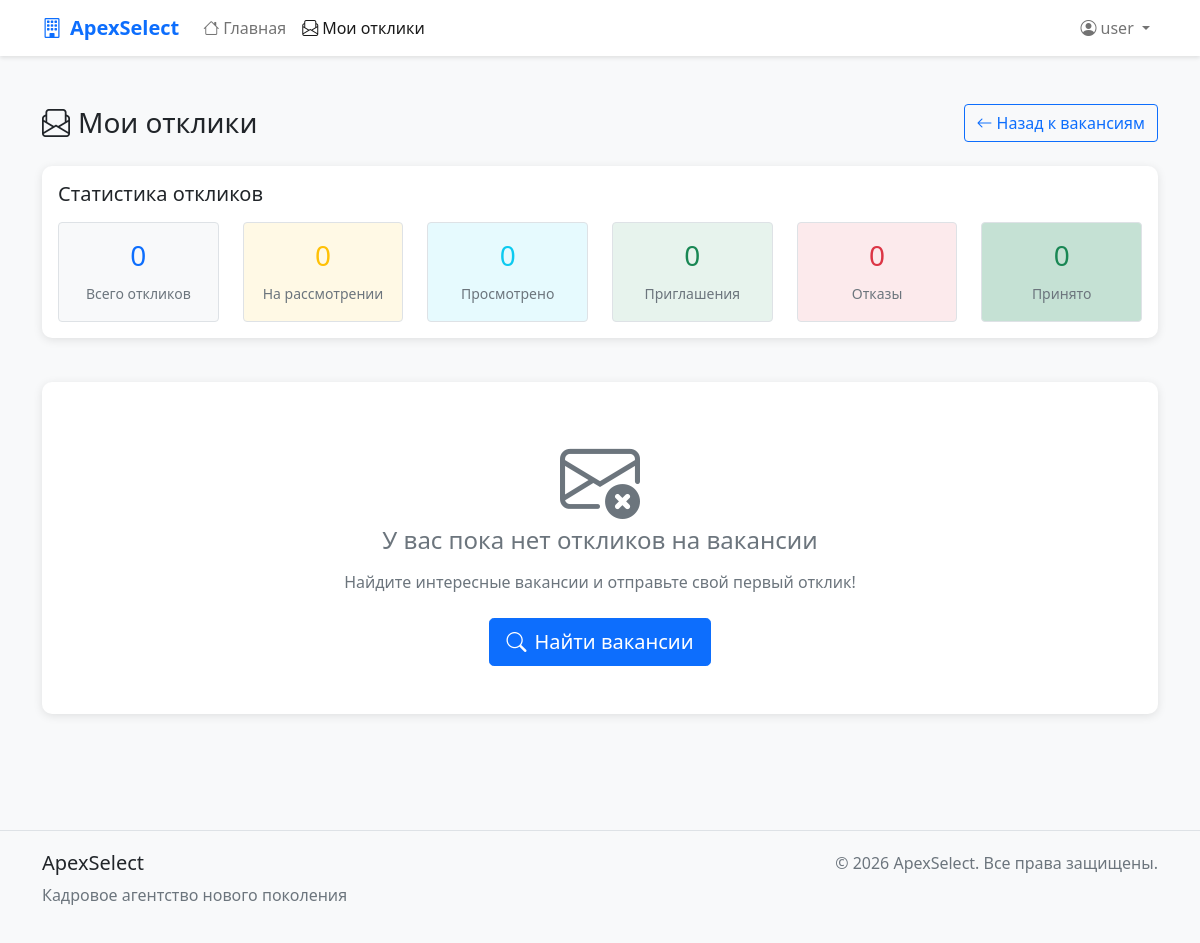
Before: /my-responses/ (signed in) with the older database file.
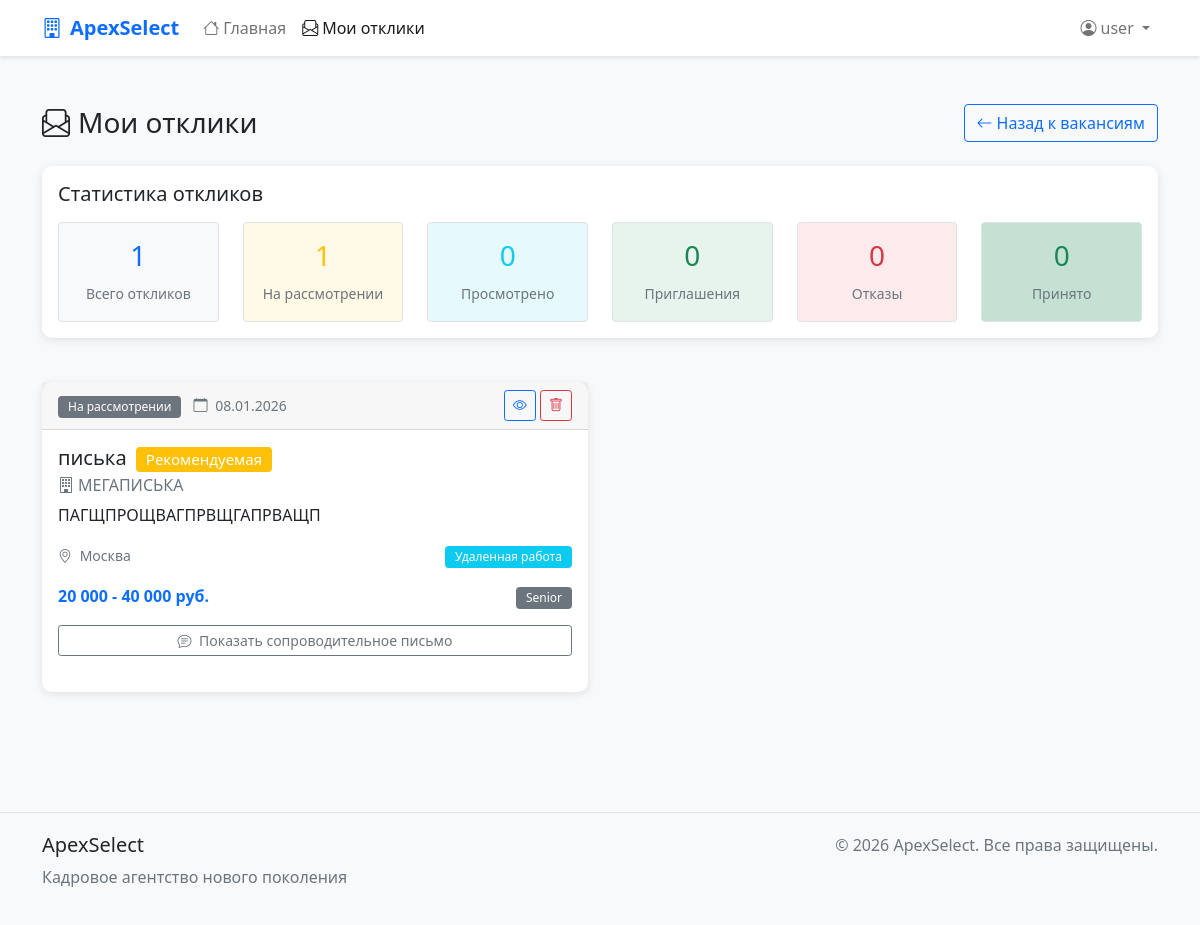
After: the same page with the newer database file.
### apexSelect/models.py (models this page shows, shortened)
class Vacancy(models.Model):
    STATUS_CHOICES = [
        ('draft', _('Черновик')),
        ('published', _('Опубликована')),
        ('closed', _('Закрыта')),
        ('archived', _('В архиве')),
    ]
    EMPLOYMENT_TYPE_CHOICES = [
        ('full_time', _('Полная занятость')),
        ('part_time', _('Частичная занятость')),
        ('remote', _('Удаленная работа')),
        ('freelance', _('Фриланс')),
        ('internship', _('Стажировка')),
    ]
    EXPERIENCE_CHOICES = [
        ('no_experience', _('Без опыта')),
        ('junior', _('Junior')),
        ('middle', _('Middle')),
        ('senior', _('Senior')),
        ('lead', _('Lead')),
    ]
    title = models.CharField(_('Название вакансии'), max_length=200)
    company = models.CharField(_('Компания'), max_length=200)
    location = models.CharField(_('Локация'), max_length=200, default='Москва')
    short_description = models.TextField(_('Краткое описание'), max_length=500)
    full_description = models.TextField(_('Полное описание'))
    requirements = models.TextField(_('Требования'))
    responsibilities = models.TextField(_('Обязанности'))
    benefits = models.TextField(_('Условия и бонусы'), blank=True)
    salary_min = models.IntegerField(_('Зарплата от'), null=True, blank=True)
    salary_max = models.IntegerField(_('Зарплата до'), null=True, blank=True)
    currency = models.CharField(_('Валюта'), max_length=10, default='руб.')
    employment_type = models.CharField(
        _('Тип занятости'),
        max_length=20,
        choices=EMPLOYMENT_TYPE_CHOICES,
        default='full_time'
    )
    experience = models.CharField(
        _('Требуемый опыт'),
        max_length=20,
        choices=EXPERIENCE_CHOICES,
        default='no_experience'
    )
    technologies = models.CharField(_('Технологии'), max_length=500, blank=True,
                                    help_text=_('Укажите технологии через запятую'))
    status = models.CharField(
        _('Статус'),
        max_length=20,
        choices=STATUS_CHOICES,
        default='draft'
    )
    created_by = models.ForeignKey(
        settings.AUTH_USER_MODEL,  # Это ссылка на CustomUser из настроек
        on_delete=models.SET_NULL,
        null=True,
        blank=True,
        related_name='vacancies',
        verbose_name=_('Создатель')
    )
    published_at = models.DateTimeField(_('Дата публикации'), null=True, blank=True)
    expires_at = models.DateTimeField(_('Действует до'), null=True, blank=True)
    created_at = models.DateTimeField(_('Дата создания'), auto_now_add=True)
    updated_at = models.DateTimeField(_('Дата обновления'), auto_now=True)
    is_featured = models.BooleanField(_('Рекомендуемая'), default=False)
    is_remote = models.BooleanField(_('Удаленная работа'), default=False)
    is_relocation = models.BooleanField(_('Релокация'), default=False)
    is_active = models.BooleanField(_('Активна'), default=True)
    response_count = models.IntegerField(_('Количество откликов'), default=0)
    class Meta:
        verbose_name = _('Вакансия')
        verbose_name_plural = _('Вакансии')
        ordering = ['-created_at']
    def get_salary_display(self):
        if self.salary_min and self.salary_max:
            return f"{self.salary_min:,} - {self.salary_max:,} {self.currency}".replace(',', ' ')
        elif self.salary_min:
            return f"от {self.salary_min:,} {self.currency}".replace(',', ' ')
        elif self.salary_max:
            return f"до {self.salary_max:,} {self.currency}".replace(',', ' ')
        return _('По договоренности')

class VacancyResponse(models.Model):
    STATUS_CHOICES = [
        ('pending', _('На рассмотрении')),
        ('viewed', _('Просмотрено')),
        ('invited', _('Приглашение на собеседование')),
        ('rejected', _('Отказ')),
        ('accepted', _('Принято')),
    ]
    vacancy = models.ForeignKey(
        Vacancy,
        on_delete=models.CASCADE,
        related_name='responses',
        verbose_name=_('Вакансия')
    )
    user = models.ForeignKey(
        settings.AUTH_USER_MODEL,
        on_delete=models.CASCADE,
        related_name='vacancy_responses',
        verbose_name=_('Пользователь')
    )
    cover_letter = models.TextField(
        _('Сопроводительное письмо'),
        max_length=2000,
        blank=True,
        help_text=_('Расскажите, почему вы подходите для этой вакансии')
    )
    status = models.CharField(
        _('Статус отклика'),
        max_length=20,
        choices=STATUS_CHOICES,
        default='pending'
    )
    created_at = models.DateTimeField(_('Дата отклика'), auto_now_add=True)
    updated_at = models.DateTimeField(_('Дата обновления'), auto_now=True)
    admin_notes = models.TextField(
        _('Заметки администратора'),
        blank=True,
        help_text=_('Внутренние заметки по отклику')
    )
    class Meta:
        verbose_name = _('Отклик на вакансию')
        verbose_name_plural = _('Отклики на вакансии')
        ordering = ['-created_at']
        unique_together = ['vacancy', 'user']  # Один пользователь может откликнуться на вакансию только один раз

### apexSelect/views.py (the view)
# urls.py: path('my-responses/', views.my_responses_view, name='my_responses'),
@login_required
def my_responses_view(request):
    response_vacancies = Vacancy.objects.filter(
        responses__user=request.user
    ).distinct().order_by('-responses__created_at')
    user_responses = VacancyResponse.objects.filter(
        user=request.user
    ).select_related('vacancy')
    vacancies_with_responses = []
    for vacancy in response_vacancies:
        response = user_responses.filter(vacancy=vacancy).first()
        if response:
            vacancies_with_responses.append({
                'vacancy': vacancy,
                'response': response,
                'response_id': response.id,
                'status': response.status,
                'status_display': response.get_status_display(),
                'status_color': response.get_status_color(),
                'recruiter_status': response.recruiter_status,
                'recruiter_status_display': response.get_recruiter_status_display(),
                'recruiter_status_color': response.get_recruiter_status_color(),
                'cover_letter': response.cover_letter,
                'created_at': response.created_at,
            })
    pending_count = user_responses.filter(status='pending').count()
    viewed_count = user_responses.filter(status='viewed').count()
    invited_count = user_responses.filter(status='invited').count()
    rejected_count = user_responses.filter(status='rejected').count()
    accepted_count = user_responses.filter(status='accepted').count()
    total_count = len(vacancies_with_responses)
    return render(request, 'vacancies/my_responses.html', {
        'vacancies_with_responses': vacancies_with_responses,
        'total_count': total_count,
        'pending_count': pending_count,
        'viewed_count': viewed_count,
        'invited_count': invited_count,
        'rejected_count': rejected_count,
        'accepted_count': accepted_count,
    })

### apexSelect/models.py (called while the page is built)
    def get_status_color(self):
        colors = {
            'pending': 'secondary',
            'viewed': 'info',
            'invited': 'success',
            'rejected': 'danger',
            'accepted': 'success',
        }
        return colors.get(self.status, 'secondary')

    def get_recruiter_status_color(self):
        colors = {
            'new': 'info',
            'screening': 'primary',
            'interview': 'warning',
            'technical': 'warning',
            'offer': 'success',
            'hired': 'success',
            'rejected': 'danger',
            'no_response': 'secondary',
        }
        return colors.get(self.recruiter_status, 'secondary')

### apexSelect/templates/vacancies/my_responses.html (shortened to what the changed rows need)
{% extends 'base.html' %}
{% load static %}
{% block content %}
<div class="container py-5">
    <div class="row">
        <div class="col-lg-12">
            <div class="d-flex justify-content-between align-items-center mb-4">
                <h1 class="h3 mb-0">
                    <i class="bi bi-envelope-paper me-2"></i>Мои отклики
                </h1>
            </div>
            <div class="row mb-4">
                <div class="col-12">
                    <div class="card">
                        <div class="card-body">
                            <div class="row text-center">
                                <div class="col">
                                    <div class="border rounded p-3 bg-light">
                                        <h3 class="text-primary">{{ total_count }}</h3>
                                        <small class="text-muted">Всего откликов</small>
                                    </div>
                                </div>
                                <div class="col">
                                    <div class="border rounded p-3 bg-warning bg-opacity-10">
                                        <h3 class="text-warning">{{ pending_count }}</h3>
                                        <small class="text-muted">На рассмотрении</small>
                                    </div>
                                </div>
                            </div>
                        </div>
                    </div>
                </div>
            </div>
            {% if vacancies_with_responses %}
                <div class="row">
                    {% for item in vacancies_with_responses %}
                    <div class="col-lg-6 mb-4">
                        <div class="card h-100">
                            <div class="card-header d-flex justify-content-between align-items-center">
                                <div>
                                    <span class="badge bg-{{ item.status_color }} me-2">
                                        {{ item.status_display }}
                                    </span>
                                    <small class="text-muted">
                                        <i class="bi bi-calendar me-1"></i>
                                        {{ item.created_at|date:"d.m.Y" }}
                                    </small>
                                </div>
                                <div>
                                    <a href="{% url 'vacancy_detail' item.vacancy.id %}"
                                       class="btn btn-sm btn-outline-primary">
                                        <i class="bi bi-eye"></i>
                                    </a>
                                    <button type="button"
                                            class="btn btn-sm btn-outline-danger"
                                            data-bs-toggle="modal"
                                            data-bs-target="#deleteModal{{ item.response_id }}">
                                        <i class="bi bi-trash"></i>
                                    </button>
                                </div>
                            </div>
                            <div class="card-body">
                                <h5 class="card-title">
                                    <a href="{% url 'vacancy_detail' item.vacancy.id %}"
                                       class="text-decoration-none text-dark">
                                        {{ item.vacancy.title }}
                                    </a>
                                    {% if item.vacancy.is_featured %}
                                        <span class="badge bg-warning ms-1">Рекомендуемая</span>
                                    {% endif %}
                                </h5>
                                <h6 class="card-subtitle mb-2 text-muted">
                                    <i class="bi bi-building me-1"></i>{{ item.vacancy.company }}
                                </h6>
                                <p class="card-text">{{ item.vacancy.short_description|truncatechars:150 }}</p>
                                <div class="row mb-3">
                                    <div class="col-6">
                                        <small class="text-muted">
                                            <i class="bi bi-geo-alt me-1"></i>
                                            {{ item.vacancy.location }}
                                        </small>
                                    </div>
                                    <div class="col-6 text-end">
                                        <span class="badge bg-info">
                                            {{ item.vacancy.get_employment_type_display }}
                                        </span>
                                    </div>
                                </div>
                                <div class="d-flex justify-content-between align-items-center">
                                    <div>
                                        <strong class="text-primary">
                                            {{ item.vacancy.get_salary_display }}
                                        </strong>
                                    </div>
                                    <div>
                                        <span class="badge bg-secondary">
                                            {{ item.vacancy.get_experience_display }}
                                        </span>
                                    </div>
                                </div>
                                {% if item.cover_letter %}
                                <div class="mt-3">
                                    <a class="btn btn-sm btn-outline-secondary w-100"
                                       data-bs-toggle="collapse"
                                       href="#coverLetter{{ item.response_id }}"
                                       role="button">
                                        <i class="bi bi-chat-text me-1"></i>
                                        Показать сопроводительное письмо
                                    </a>
                                </div>
                                {% endif %}
                            </div>
                        </div>
                    </div>
                    {% endfor %}
                </div>
            {% else %}
                <div class="card">
                    <div class="card-body text-center py-5">
                        <i class="bi bi-envelope-x display-1 text-muted mb-3"></i>
                        <h4 class="text-muted mb-3">У вас пока нет откликов на вакансии</h4>
                        <p class="text-muted mb-4">
                            Найдите интересные вакансии и отправьте свой первый отклик!
                        </p>
                        <a href="{% url 'home' %}" class="btn btn-primary btn-lg">
                            <i class="bi bi-search me-2"></i>Найти вакансии
                        </a>
                    </div>
                </div>
            {% endif %}
        </div>
    </div>
</div>
{% endblock %}

Changed rows visible on the page:
now on this page (row edited): Vacancy: status_display "На рассмотрении", created_at "08.01.2026", vacancy "писька", is_featured "Рекомендуемая", vacancy.company "МЕГАПИСЬКА", vacancy.short_description "ПАГЩПРОЩВАГПРВЩГАПРВАЩП", vacancy.location "Москва", vacancy.employment_type "Удаленная работа", vacancy.salary "20 000 - 40 000 руб.", vacancy.experience "Senior"
Other visible differences:
{{ total_count }}: "0" → "1"
{{ pending_count }}: "0" → "1"
text no longer shown: "У вас пока нет откликов на вакансии Найдите интересные вакансии и отправьте свой первый отклик! Найти вакансии"
